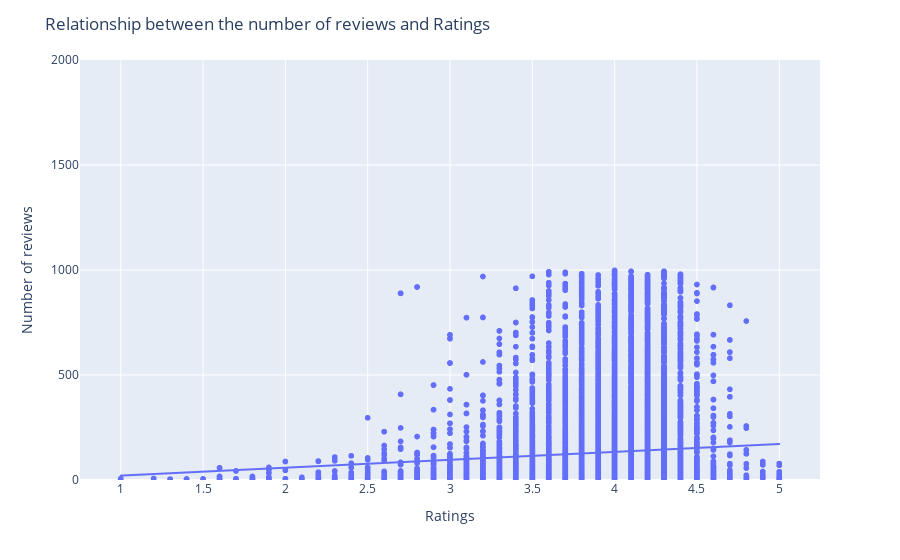

This figure's notebook cell:
### Code cell
scatterplot()

### Figure 1 — Plotly figure (JSON) as saved in the notebook; plotly's stock layout.template omitted (floating-point values rounded to 4 significant figures; data arrays with more than 128 entries replaced by an {"elided": "..."} marker saying what was removed)
{"data": [{"hovertemplate": "ratings=%{x}<br>no_of_ratings=%{y}<extra></extra>", "legendgroup": "", "marker": {"color": "#636efa", "symbol": "circle"}, "mode": "markers", "name": "", "showlegend": false, "type": "scattergl", "x": {"elided": "33096 float values"}, "xaxis": "x", "y": {"elided": "33096 int values"}, "yaxis": "y"}, {"hovertemplate": "<b>OLS trendline</b><br>no_of_ratings = 37.6426 * ratings + -16.743<br>R<sup>2</sup>=0.017044<br><br>ratings=%{x}<br>no_of_ratings=%{y} <b>(trend)</b><extra></extra>", "legendgroup": "", "marker": {"color": "#636efa", "symbol": "circle"}, "mode": "lines", "name": "", "showlegend": false, "type": "scattergl", "x": {"elided": "24309 float values"}, "xaxis": "x", "y": {"elided": "24309 float values"}, "yaxis": "y"}], "layout": {"legend": {"tracegroupgap": 0}, "margin": {"t": 60}, "title": {"text": "Relationship between the number of reviews and Ratings"}, "xaxis": {"anchor": "y", "domain": [0, 1], "title": {"text": "Ratings"}}, "yaxis": {"anchor": "x", "domain": [0, 1], "range": [0, 2000], "title": {"text": "Number of reviews"}}}}
